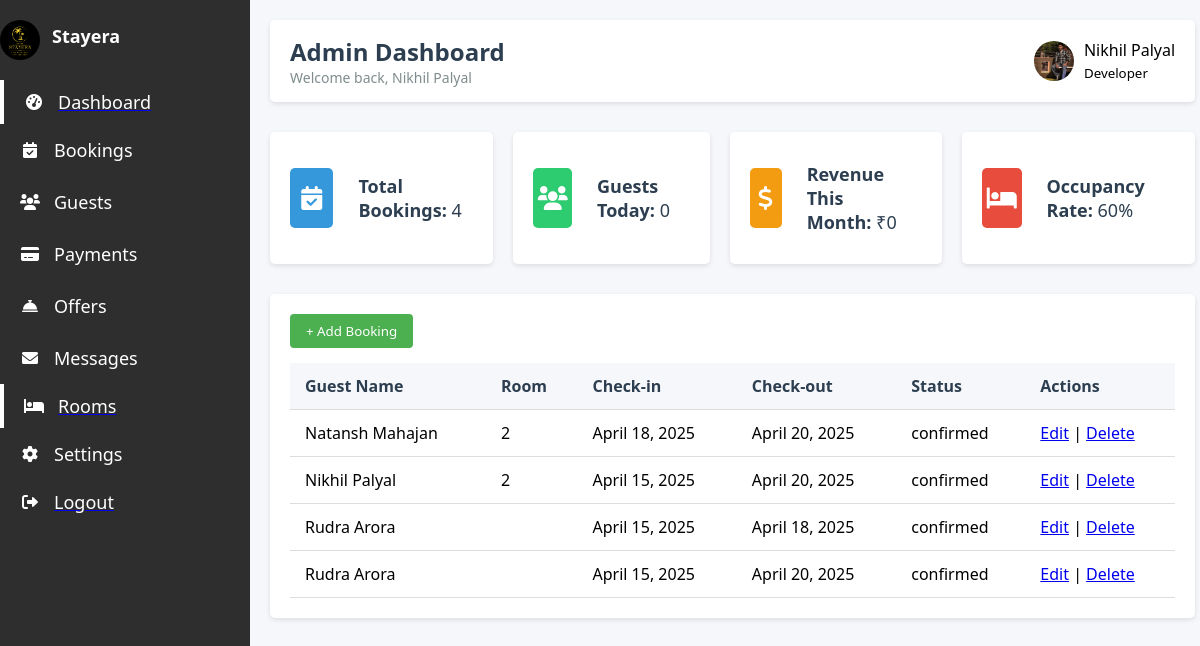
The app's page /offers/admin-booking/ with its own data.
### offers/models.py (models this page shows, shortened)
class Booking(models.Model):
    guest = models.ForeignKey('Guest', on_delete=models.CASCADE)
    room = models.ForeignKey('Room', on_delete=models.CASCADE)
    check_in_date = models.DateField(null=True, blank=True)
    check_out_date = models.DateField(null=True, blank=True)
    created_at = models.DateTimeField(auto_now_add=True)
    total_price = models.DecimalField(max_digits=10, decimal_places=2)
    status_choices = [
        ('confirmed', 'Confirmed'),
        ('pending', 'Pending'),
        ('cancelled', 'Cancelled'),
    ]
    status = models.CharField(max_length=20, choices=status_choices, default='confirmed')

class Guest(models.Model):
    first_name = models.CharField(max_length=50)
    last_name = models.CharField(max_length=50)
    email = models.EmailField()
    check_in_date = models.DateField(null=True, blank=True)
    phone_number = models.CharField(max_length=15)

class Room(models.Model):
    ROOM_TYPES = (
        ('Single', 'Single'),
        ('Double', 'Double'),
        ('Suite', 'Suite'),
    )
    name = models.CharField(max_length=100)
    room_number = models.CharField(max_length=10, unique=True)
    room_type = models.CharField(max_length=10, choices=ROOM_TYPES)
    price_per_night = models.DecimalField(max_digits=10, decimal_places=2)
    is_available = models.BooleanField(default=True)
    is_occupied = models.BooleanField(default=False)
    number = models.CharField(max_length=10)
    is_occupied = models.BooleanField(default=False)

### offers/views.py (the view)
# urls.py: path('admin-booking/', views.admin_booking, name='admin_booking'),
def admin_booking(request):
    bookings = Booking.objects.all().order_by('-id')
    total_bookings = Booking.objects.count()
    guests_today = Guest.objects.filter(check_in_date=date.today()).count()
    revenue = Payment.objects.filter(payment_date__month=date.today().month).aggregate(Sum('amount'))['amount__sum'] or 0
    total_rooms = Room.objects.count()
    occupied_rooms = Room.objects.filter(is_occupied=True).count()
    occupancy_rate = round((occupied_rooms / total_rooms) * 100) if total_rooms else 0
    bookings = Booking.objects.select_related('guest', 'room')
    bookings = Booking.objects.all()
    latest_bookings = Booking.objects.select_related('guest', 'room').order_by('-check_in_date')[:10]
    context = {
        'total_bookings': total_bookings,
        'guests_today': guests_today,
        'revenue': revenue,
        'occupancy_rate': occupancy_rate,
        'bookings': latest_bookings,
    }
    return render(request, 'admin_booking.html', context)

### offers/templates/admin_booking.html (shortened to what this page needs)
{% load static %}
<!DOCTYPE html>
<html lang="en">
<head>
    <link rel="stylesheet" href="https://cdnjs.cloudflare.com/ajax/libs/font-awesome/6.0.0-beta3/css/all.min.css">
</head>
<body>
    <div class="container">
        <div class="sidebar">
            <div class="logo">
                <img src="{% static 'images/StayEra.png' %}" alt="Logo" class="logo">
                <span>Stayera</span>
            </div>
            <ul class="menu">
                <li class="active1" onclick="activateMenuItem(this, 'dashboard')"><i class="fas fa-tachometer-alt"></i> <a href="{% url 'offers:admin_dashboard' %}"><span>Dashboard</span></a></li>
                <li onclick="activateMenuItem(this, 'bookings')"><i class="fas fa-calendar-check"></i> <span>Bookings</span></li>
                <li onclick="activateMenuItem(this, 'guests')"><i class="fas fa-users"></i> <span>Guests</span></li>
                <li onclick="activateMenuItem(this, 'payments')"><i class="fas fa-credit-card"></i> <span>Payments</span></li>
                <li onclick="activateMenuItem(this, 'checkin')"><i class="fas fa-concierge-bell"></i> <span>Offers</span></li>
                <li onclick="activateMenuItem(this, 'contacts')"><i class="fas fa-envelope"></i> <span>Messages</span></li>
                <li class="active1" onclick="activateMenuItem(this, 'rooms')"><i class="fas fa-bed"></i> <a href="{% url 'offers:admin_room' %}"><span>Rooms</span></a></li>
                <li onclick="activateMenuItem(this, 'settings')"><i class="fas fa-cog"></i> <span>Settings</span></li>
                <li onclick="confirmLogout()"><i class="fas fa-sign-out-alt"></i><a href="{% url 'form' %}"><span>Logout</span></a></li>
            </ul>
        </div>
        <div class="main-content">
            <div id="dashboard-view" class="content-view active">
                <div class="header">
                    <div class="header-title">
                        <h1>Admin Dashboard</h1>
                        <p>Welcome back, Nikhil Palyal</p>
                    </div>
                    <div class="user-info">
                        <img src="{% static 'images/zzz.jpg' %}" alt="Admin profile">
                        <div>
                            <p>Nikhil Palyal</p>
                            <small>Developer</small>
                        </div>
                    </div>
                </div>
                <div class="stats-container">
                    <div class="stat-card">
                        <div class="stat-icon bookings-icon">
                            <i class="fas fa-calendar-check"></i>
                        </div>
                        <div class="stat-info">
                            <p class="hi"><strong>Total Bookings:</strong> {{ total_bookings }}</p>
                        </div>
                    </div>
                    <div class="stat-card">
                        <div class="stat-icon guests-icon">
                            <i class="fas fa-users"></i>
                        </div>
                        <div class="stat-info">
                            <p  class="hi"><strong>Guests Today:</strong> {{ guests_today }}</p>
                        </div>
                    </div>
                    <div class="stat-card">
                        <div class="stat-icon revenue-icon">
                            <i class="fas fa-dollar-sign"></i>
                        </div>
                        <div class="stat-info">
                            <p  class="hi"><strong>Revenue This Month:</strong> ₹{{ revenue }}</p>
                        </div>
                    </div>
                    <div class="stat-card">
                        <div class="stat-icon occupancy-icon">
                            <i class="fas fa-bed"></i>
                        </div>
                        <div class="stat-info">
                            <p  class="hi"><strong>Occupancy Rate:</strong> {{ occupancy_rate }}%</p>
                        </div>
                    </div>
                </div>
                <div id="bookings-panel" class="panel active">
                    <div class="table-container">
                        <div style="margin-bottom: 15px;">
                            <a href="{% url 'offers:booking_add' %}">
                                <button style="padding: 8px 16px; background-color: #4CAF50; color: white; border: none; border-radius: 4px;">
                                    + Add Booking
                                </button>
                            </a>
                        </div>
                        <table>
                            <thead>
                                <tr>
                                    <th>Guest Name</th>
                                    <th>Room</th>
                                    <th>Check-in</th>
                                    <th>Check-out</th>
                                    <th>Status</th>
                                    <th>Actions</th>
                                </tr>
                            </thead>
                            <tbody>
                                {% for booking in bookings %}
                                <tr>
                                    <td>{{ booking.guest.first_name }} {{ booking.guest.last_name }}</td>
                                    <td>{{ booking.room.number }}</td>
                                    <td>{{ booking.check_in_date }}</td>
                                    <td>{{ booking.check_out_date }}</td>
                                    <td>{{ booking.status }}</td>
                                    <td>
                                        <a href="{% url 'offers:booking_edit' booking.pk %}">Edit</a> |
                                        <a href="{% url 'offers:booking_delete' booking.pk %}">Delete</a>
                                    </td>
                                </tr>
                                {% empty %}
                                    <tr>
                                    </tr>
                                {% endfor %}
                            </tbody>
                        </table>
                    </div>
                </div>
            </div>
        </div>
    </div>
</body>
</html>

### offers/templates/admin_booking.html (style rules this page uses)
* { margin: 0; padding: 0; box-sizing: border-box; font-family: 'Segoe UI', Tahoma, Geneva, Verdana, sans-serif; }
:root { --primary: #2c3e50; --secondary: #3498db; --accent: #e74c3c; --light: #ecf0f1; --dark: #2c3e50; --success: #2ecc71; --warning: #f39c12; }
body { background-color: #f5f7fa; }
.container { display: flex; min-height: 100vh; }
.sidebar { width: 250px; background-color: #2e2e2e; color: white; padding: 20px 0; height: 100vh; position: fixed; }
.logo { font-size: 24px; font-weight: bold; margin-bottom: 20px; display: flex; height: 40px; width: 40px; border-radius: 50%; margin-right: 8px; }
.menu { list-style-type: none; }
.menu li { padding: 10px 20px; cursor: pointer; transition: all 0.3s; display: flex; align-items: center; }
.menu li.active1 { border-left: 4px solid white; }
.menu li i { margin-right: 10px; width: 20px; text-align: center; }
.main-content { flex: 1; margin-left: 250px; padding: 20px; }
.header { display: flex; justify-content: space-between; align-items: center; margin-bottom: 30px; background-color: white; padding: 15px 20px; border-radius: 5px; box-shadow: 0 2px 5px rgba(0, 0, 0, 0.1); }
.header-title h1 { font-size: 24px; color: var(--dark); }
.header-title p { color: #7f8c8d; font-size: 14px; }
.user-info { display: flex; align-items: center; }
.user-info img { width: 40px; height: 40px; border-radius: 50%; margin-right: 10px; }
.stats-container { display: grid; grid-template-columns: repeat(4, 1fr); gap: 20px; margin-bottom: 30px; }
.stat-card { background-color: white; border-radius: 5px; padding: 20px; box-shadow: 0 2px 5px rgba(0, 0, 0, 0.1); display: flex; align-items: center; }
.stat-icon { width: 60px; height: 60px; border-radius: 5px; display: flex; align-items: center; justify-content: center; margin-right: 15px; font-size: 24px; color: white; }
.bookings-icon { background-color: var(--secondary); }
.guests-icon { background-color: var(--success); }
.revenue-icon { background-color: var(--warning); }
.occupancy-icon { background-color: var(--accent); }
.stat-info p { color: #7f8c8d; font-size: 14px; }
.panel { display: none; padding: 20px; background-color: white; border-radius: 5px; box-shadow: 0 2px 5px rgba(0, 0, 0, 0.1); }
.panel.active { display: block; }
.table-container { overflow-x: auto; }
table { width: 100%; border-collapse: collapse; }
th, td { padding: 12px 15px; text-align: left; border-bottom: 1px solid #ddd; }
th { background-color: #f5f7fa; color: var(--dark); font-weight: 600; }
p.hi { font-size: 18px; color: var(--dark); margin-bottom: 10px; margin: 10px; }
span { color: #ffff; font-size: 18px; margin: 4px; }

### records on screen
Booking: guest.first_name "Natansh", guest.last_name "Mahajan", room.number "2", check_in_date "April 18, 2025", check_out_date "April 20, 2025", status "confirmed"
Booking: guest.first_name "Nikhil", guest.last_name "Palyal", room.number "2", check_in_date "April 15, 2025", check_out_date "April 20, 2025", status "confirmed"
Booking: guest.first_name "Rudra", guest.last_name "Arora", check_in_date "April 15, 2025", check_out_date "April 18, 2025", status "confirmed"
Booking: guest.first_name "Rudra", guest.last_name "Arora", check_in_date "April 15, 2025", check_out_date "April 20, 2025", status "confirmed"

### other values on screen
{{ total_bookings }} "4"
{{ guests_today }} "0"
{{ revenue }} "0"
{{ occupancy_rate }} "60"
